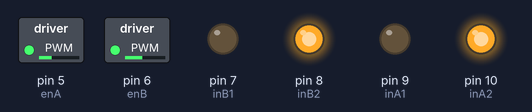
This sketch was run on a simulated Arduino Uno, built with avr-gcc and run on an emulated ATmega328P. Shown: switched loads named in the sketch (green lamp = pin HIGH), output pins drawn as LEDs (lit = HIGH).

Above: at 0.1 s.
Timing chart, 0 to 1.6 s (numbered marks = the images above):
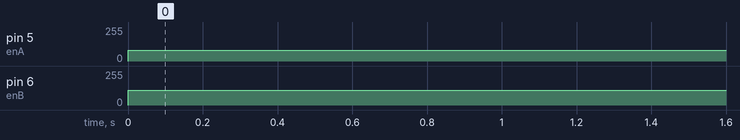

Measured:
- by itself, pin 5 (enA): 0/255 → 80/255 at 0.00 s
- by itself, pin 6 (enB): 0/255 → 110/255 at 0.00 s

The sketch:

motor.ino
```cpp
#define enA 5
#define enB 6
#define inA1 9
#define inA2 10
#define inB1 7
#define inB2 8

void setup() {
    pinMode(enA, OUTPUT);
    pinMode(enB, OUTPUT);
    pinMode(inA1, OUTPUT);
    pinMode(inA2, OUTPUT);
    pinMode(inB1, OUTPUT);
    pinMode(inB2, OUTPUT);

    // Set initial rotation direction
    digitalWrite(inA1, LOW);
    digitalWrite(inA2, HIGH);

    digitalWrite(inB1, LOW);
    digitalWrite(inB2, HIGH);
}

void loop() {
    int pwmOutputA = 80;
    int pwmOutputB = 110;
    analogWrite(enA, pwmOutputA); // Send PWM signal to L298N Enable pin
    analogWrite(enB, pwmOutputB); // Send PWM signal to L298N Enable pin
}
```
